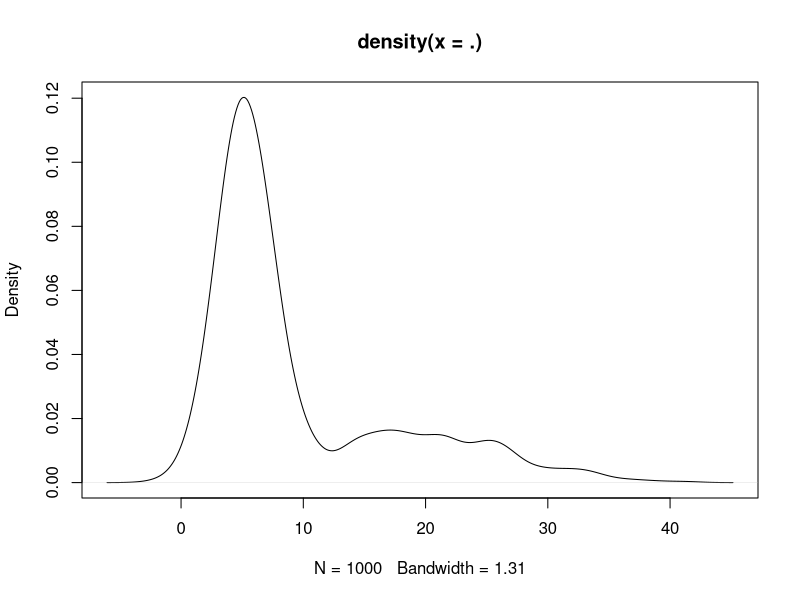
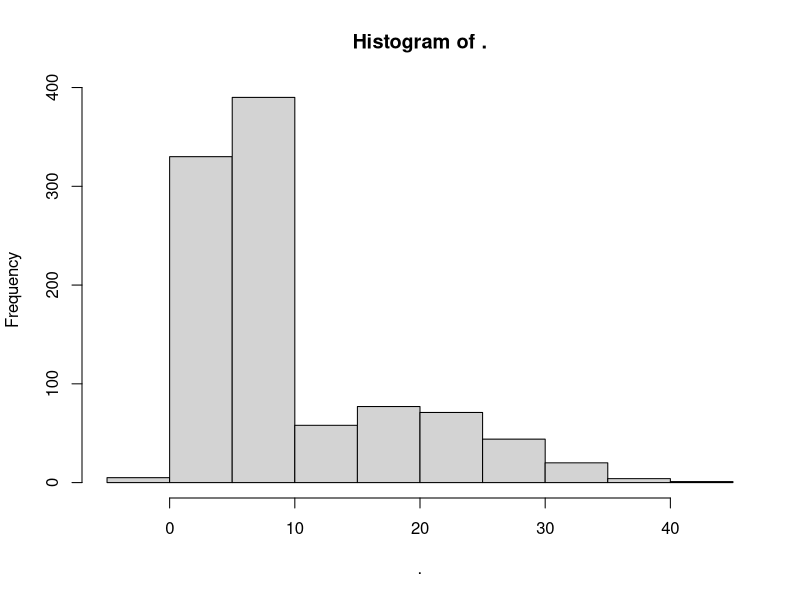

Generate these figures, in order, with R: (Note: this script raises an error after producing the figures.)
# k=2 case

library(dplyr)

u1 = 5
sigma1 = 2

u2=20
sigma2=8

pi_1 = 1/3
pi_2 = 2/3

n=1000

uniform_random = runif(n,0,1)

data_points = (uniform_random>pi_1) * rnorm(n, u1, sigma1) + (uniform_random<=pi_1) * rnorm(n, u2, sigma2)

#data_points = pi_1 * rnorm(n, u1, sigma1) + pi_2 * rnorm(n, u2, sigma2)

data_points %>% density() %>% plot()

data_points %>% hist()

# testing normality statistically

# Shapiro-Wilk test

#shapiro.test(data_points)


u_init = c(1,2)
sigma_init = c(2,5)
pi_init = c(1,3)

u= u_init
sigma = sigma_init
pi_value = pi_init


x = c(pi_value,u,sigma)

# loss function

loss_function = function(x,data_points=data_points){
  n = length(data_points)
  k = length(x)/3
  loss = 0
  
  pi_value = x[1:k]
  
  density_list = list()
  for(i in 1:k){
    density_list[[i]] = dnorm(data_points,x[k+i],x[2*k+i])
  }
  density_matrix=data.frame(density_list) %>% as.matrix()
  
  loss = density_matrix %*% pi_value %>% log() %>% sum()
  
  return(-loss)
}



#View(density_matrix)



# gradient function for u

pi_grad = function(density_matrix, u, sigma, pi_value) {
  
  k = length(u)
  
  inverse_term = (density_matrix %*% pi_init^2/sum(pi_init^2)) %>% as.vector()
  
  inverse_term = 1 / inverse_term
  
  second_term_matrix =  matrix(0, nrow = k, ncol = k)
  
  for (i in 1:k)
  {
    for (j in 1:k)
    {
      if (i == j)
      {
        second_term_matrix[i, j] = 2 * pi_value[i] * sum(pi_value[-i]^2) / (sum(pi_value^2)^2)
      }
      else
      {
        second_term_matrix[i, j] = -2 * pi_value[j] / (sum(pi_value^2)^2)
      }
    }
  }
  
  pi_grad_vec = ((density_matrix %*% second_term_matrix) * inverse_term)  %>% colSums()
  
  return(-pi_grad_vec)
  
}

u_grad = function(centered_data_point_matrix, density_matrix, pi_value)
{
  pi_square = (pi_value^2 / sum(pi_value^2) ) 
  
  phi_pi =  density_matrix  * pi_square
  
  u_grad = (phi_pi * centered_data_point_matrix) %>% colSums() %>% as.vector()
  
  return(-u_grad)
}


sigma_grade = function(third_grad_centered_matrix,density_matrix, pi_value)
{
  pi_square = (pi_value^2 / sum(pi_value^2) )
  
  sigma_grad = (density_matrix * pi_square * third_grad_centered_matrix) %>% colSums() %>% as.vector()
  
  return(-sigma_grad)
}


grad_calculate = function(data_points, u, sigma, pi_value)
{
  density_list = list()
  centered_data_point = list()
  third_grad_centered = list()
  
  
  k = length(u)
  
  for (i in 1:k)
  {
    density_list[[i]] = dnorm(data_points, u[i], sigma[i])
    
    centered_data_point[[i]] = (data_points - u[i]) / sigma[i]
    
    third_grad_centered[[i]] = (data_points - u[i])^2 / (sigma[i]^3) - 1 / sigma[i]
    
  }
  
  #used in calculating all of the gradients
  density_matrix = data.frame(density_list) %>% as.matrix()
  
  #used in calculating the gradient of u
  centered_data_point_matrix = data.frame(centered_data_point) %>% as.matrix()
  
  #used in calculating the gradient of sigma
  third_grad_centered_matrix = data.frame(third_grad_centered) %>% as.matrix()
  
  #calculating the gradient
  
  pi_grad_vec = pi_grad(density_matrix, u, sigma, pi_value)
  u_grad_vec = u_grad(centered_data_point_matrix, density_matrix, pi_value)
  sigma_grad_vec = sigma_grade(third_grad_centered_matrix, density_matrix, pi_value)
  
  #combine the gradients
  
  grad_vec = c(pi_grad_vec, u_grad_vec, sigma_grad_vec)
  
  return(grad_vec)
  
}



# gradient descent

parameter_init = c(pi_init,u_init,sigma_init)

grad_descent = function(data_points, parameter_init, step_size, max_iter,eps = 1e-5)
{
  parameter = parameter_init
  parameter_old = rep(0, length(parameter))
  
  k = length(parameter_init) / 3
  
  for (i in 1:max_iter)
  {
    pi_value = parameter[1:k]
    u = parameter[(k+1):(2*k)]
    sigma = parameter[(2*k+1):(3*k)]
    
    grad_vec = grad_calculate(data_points, u, sigma, pi_value)
    
    parameter_old = parameter
    parameter = parameter - step_size * grad_vec
    
    loss = loss_function(data_points,u, sigma, pi_value)
    
    #i th iteration result:
    
    text = paste0("iteration: ",i," Loss is: ", loss)
    print(text)
    print(as.vector(parameter))
    print("\n")
    
    if (max(abs(parameter - parameter_old)) < eps)
    {
      break
    }
    
  }
  
  #return the final result
  
  return(parameter)
  
}


grad_descent(data_points,parameter_init,0.05,1000)







